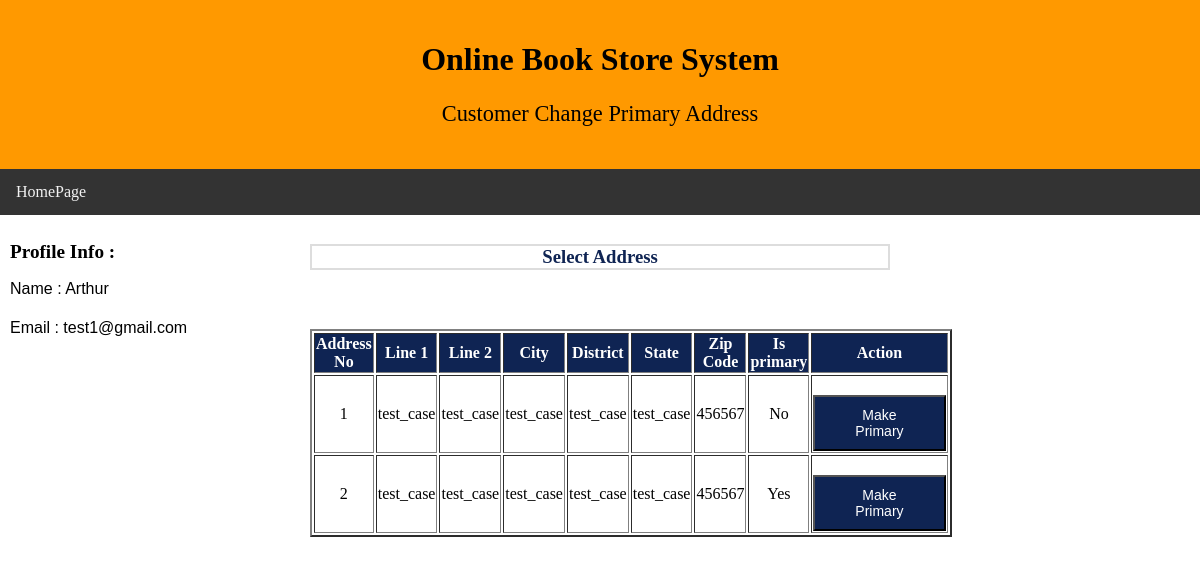
Page /users/change_primary_addr/0 (signed in) on the committed database.
### newApp/models.py (models this page shows)
class Customer(models.Model):
    user_id         = models.CharField(max_length = 50, primary_key = True)
    email           = models.EmailField()
    password        = models.CharField(max_length = 50)
    first_name      = models.CharField(max_length = 50)
    middle_name     = models.CharField(max_length = 50, null = True)
    last_name       = models.CharField(max_length = 50)
    phone_no        = models.CharField(max_length = 50)
    no_of_addr      = models.IntegerField(default = 1)
    class Meta:
        db_table = "Customer"

class Customer_address(models.Model):
    user_id         = models.ForeignKey(Customer, on_delete= models.CASCADE)
    address_id      = models.AutoField(primary_key = True)
    address_no      = models.IntegerField()
    is_current      = models.BooleanField(default = False)
    address_line1   = models.CharField(max_length = 100)
    address_line2   = models.CharField(max_length = 100)
    city            = models.CharField(max_length = 50)
    district        = models.CharField(max_length = 50)
    state           = models.CharField(max_length = 50)
    zip_code        = models.CharField(max_length = 6)
    class Meta:
        db_table = "Customer_address"

### newApp/views.py (the view)
# urls.py: path('users/change_primary_addr/<int:addr_no>', views.setPrimaryAddress, name = "setPrimaryAddress"),
def setPrimaryAddress(request, addr_no):
    if userSessionCheck(request) == True:
        userid = request.session['user_id']
        cursor1 = connection.cursor()
        query_fetch_user = '''SELECT user_id, email, first_name, middle_name, last_name, no_of_addr, phone_no
                              FROM Customer
                              WHERE user_id=%s'''
        cursor1.execute(query_fetch_user, [userid])
        user = cursor1.fetchone()
        userinfo = {}
        userinfo['user_id']     = user[0]
        userinfo['email']       = user[1]
        userinfo['first_name']  = user[2]
        userinfo['middle_name'] = user[3]
        userinfo['last_name']   = user[4]
        userinfo['no_addr']     = user[5]
        userinfo['phone_no']    = user[6]
        if request.method == "POST":
            with transaction.atomic():
                address = Customer_address.objects.filter(user_id = userid)
                for addr in address:
                    addr.is_current = False
                    addr.save()
                addressupdate = Customer_address.objects.get(user_id = userid, address_no = addr_no)
                addressupdate.is_current = True
                addressupdate.save()
                messages.success(request, "Primary Address changed Successfully")
            return redirect('userAddAddress')
        else:
            address_list = Customer_address.objects.filter(user_id = userid)
        return render(request, 'users/change_primary_addr.html', {"address_list":address_list, "user":userinfo})
    else:
        messages.error(request, "Not Logged In")
        return redirect('login')

### newApp/views.py (called while the page is built)
def userSessionCheck(request):
    if request.session.has_key('user_id'):
        userid = request.session['user_id']
        cursor = connection.cursor()
        query = '''SELECT *
                   FROM Customer
                   WHERE user_id=%s'''
        cursor.execute(query, [userid])
        q_result = cursor.fetchall()
        userCount = len(q_result)
        if userCount == 1:
            return True
        else:
            return False
    else:
        return False

### newApp/templates/users/change_primary_addr.html (shortened to what this page needs)
<!DOCTYPE html>
<html lang="en">
<head>
</head>
<body>
<div class="header">
<h1>Online Book Store System</h1>
<p style="font-family:times new roman;font-size:140%";>Customer Change Primary Address</p>
</div>
<div class="topnav">
    <a href="/user/profile">HomePage</a>
</div>
<div class="row">
<div class="column side">
<h2 style="font-family:times new roman;font-size:120%";>Profile Info :</h2>
<p style="font-family:arial;font-size:100%;line-height:1.2";>
Name  : {{user.first_name}} <br><br>
Email : {{user.email}}<br>
</p>
</div>
<div class="column middle">
<h3 style="color:#0f2453;border:2px solid #ddd">Select Address</h3>
    {% if address_list %}
                    <table border="2" align="center">
                    <tr style="background-color: #0f2453">
                        <th style="color: white">Address No</th>
                        <th style="color: white">Line 1</th>
                        <th style="color: white">Line 2</th>
                        <th style="color: white">City</th>
                        <th style="color: white">District</th>
                        <th style="color: white">State</th>
                        <th style="color: white">Zip Code</th>
                        <th style="color: white">Is primary</th>
                        <th style="color: white;margin-right: 1%">Action</th>
                    </tr>
                    {% for address in address_list%}
                    <tr>
                        <form method="post"  >{% csrf_token %}
                        <td>{{ address.address_no }}</td>
                        <td>{{ address.address_line1 }}</td>
                        <td>{{ address.address_line2 }}</td>
                        <td>{{ address.city }}</td>
                        <td>{{ address.district }}</td>
                        <td>{{ address.state }}</td>
                        <td>{{ address.zip_code }}</td>
                        <td>{% if address.is_current %} Yes
                            {% else %} No
                            {% endif %}
                        </td>
                        <td>
                            <br><button class="button" style="width: 100%"  formaction="{% url 'setPrimaryAddress' address.address_no %}">Make Primary</button>
                        </td>
                        </form>
                    </tr>
                    {% endfor %}
    {% else %}
        <h3 align="center">You have no Books available</h>
    {% endif %}
</div>
<div class="column side">
</div>
</div>
</body>
</html>

### newApp/templates/users/change_primary_addr.html (style rules this page uses)
* { box-sizing: border-box; }
body { margin: 0; }
.header { background-color: #ff9900; padding: 20px; text-align: center; }
.topnav { overflow: hidden; background-color: #333; }
.topnav a { float: left; display: block; color: #f2f2f2; text-align: center; padding: 14px 16px; text-decoration: none; }
.column { float: left; padding: 10px; }
.column.side { width: 25%; }
.column.middle { width: 50%; text-align: center; }
.row:after { content: ""; display: table; clear: both; }
.button { display: inline-block; background-color: #0f2453; border: ; color: white; padding: 10px 40px; text-align: center; font-size: 14px; cursor: pointer; }

### rows in the picture
Customer: email "test1@gmail.com"
Customer_address: address_no "1", address_line1 "test_case", address_line2 "test_case", city "test_case", district "test_case", state "test_case", zip_code "456567", is_current "No"
Customer_address: address_no "2", address_line1 "test_case", address_line2 "test_case", city "test_case", district "test_case", state "test_case", zip_code "456567", is_current "Yes"

### other values in the picture
{{ user.first_name }} "Arthur"
